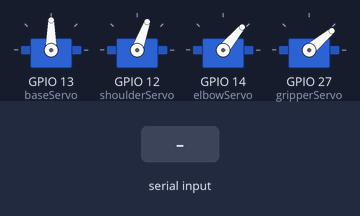
The sketch below on a simulated ESP32. On the bench: 4 × servo. The test bench sets the inputs (shaded band).

Above: at 1.2 s.
1.3 s: "90,45,200\n" received over Serial
At 2.2 s:
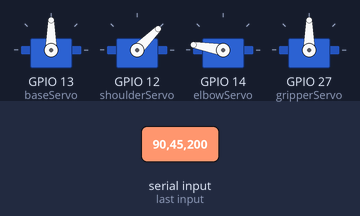
2.8 s: "30,150,10\n" received over Serial
At 3.4 s:
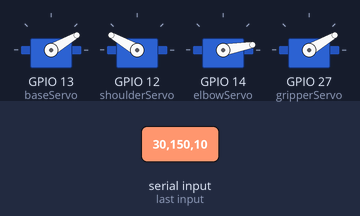
4.3 s: "90,45\n" received over Serial
At 5.5 s:
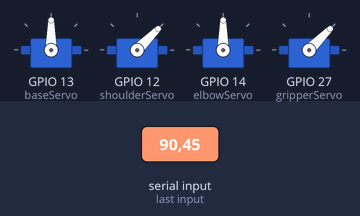
5.8 s: "30,150\n" received over Serial
At 6.9 s:
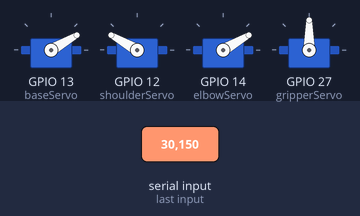
7.3 s: "90,45,200,10\n" received over Serial
At 8.0 s:
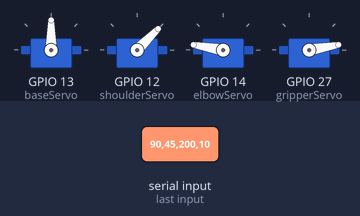
8.8 s: "30,150,10,200\n" received over Serial
At 9.1 s:
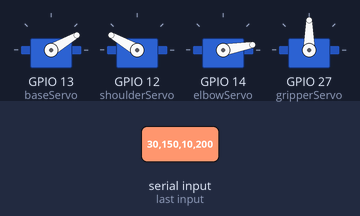
Timing chart, 0 to 11.3 s (numbered marks = the images above; inputs shaded):
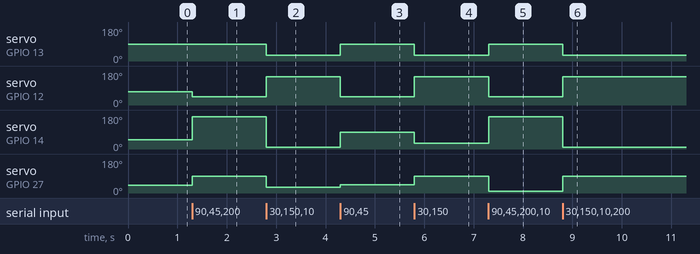

The sketch:

esp32.ino
```cpp
#include <ESP32Servo.h>

Servo baseServo;
Servo shoulderServo;
Servo elbowServo;
Servo gripperServo;

String data = "";

void setup() {

  Serial.begin(115200);

  baseServo.attach(13);
  shoulderServo.attach(12);
  elbowServo.attach(14);
  gripperServo.attach(27);

  baseServo.write(90);
  shoulderServo.write(70);
  elbowServo.write(50);
  gripperServo.write(40);

}

void loop() {

  if (Serial.available()) {

    data = Serial.readStringUntil('\n');

    int a = data.indexOf(',');
    int b = data.indexOf(',', a+1);
    int c = data.indexOf(',', b+1);

    int base = data.substring(0,a).toInt();
    int shoulder = data.substring(a+1,b).toInt();
    int elbow = data.substring(b+1,c).toInt();
    int gripper = data.substring(c+1).toInt();

    base = constrain(base,0,180);
    shoulder = constrain(shoulder,20,160);
    elbow = constrain(elbow,10,170);
    gripper = constrain(gripper,10,90);

    baseServo.write(base);
    shoulderServo.write(shoulder);
    elbowServo.write(elbow);
    gripperServo.write(gripper);

  }

}
```

Measured:
- after the input at 1.3 s, servo on GPIO 12 (shoulderServo): 70° → 45° at once; servo on GPIO 14 (elbowServo): 50° → 170° at once; servo on GPIO 27 (gripperServo): 40° → 90° at once
- after the input at 2.8 s, servo on GPIO 13 (baseServo), servo on GPIO 27 (gripperServo): 90° → 30° at once; servo on GPIO 12 (shoulderServo): 45° → 150° at once; servo on GPIO 14 (elbowServo): 170° → 10° at once
- after the input at 4.3 s, servo on GPIO 13 (baseServo): 30° → 90° at once; servo on GPIO 12 (shoulderServo): 150° → 45° at once; servo on GPIO 14 (elbowServo): 10° → 90° at once; servo on GPIO 27 (gripperServo): 30° → 45° at once
- after the input at 5.8 s, servo on GPIO 13 (baseServo), servo on GPIO 14 (elbowServo): 90° → 30° at once; servo on GPIO 12 (shoulderServo): 45° → 150° at once; servo on GPIO 27 (gripperServo): 45° → 90° at once
- after the input at 7.3 s, servo on GPIO 13 (baseServo): 30° → 90° at once; servo on GPIO 12 (shoulderServo): 150° → 45° at once; servo on GPIO 14 (elbowServo): 30° → 170° at once; servo on GPIO 27 (gripperServo): 90° → 10° at once
- after the input at 8.8 s, servo on GPIO 13 (baseServo): 90° → 30° at once; servo on GPIO 12 (shoulderServo): 45° → 150° at once; servo on GPIO 14 (elbowServo): 170° → 10° at once; servo on GPIO 27 (gripperServo): 10° → 90° at once
